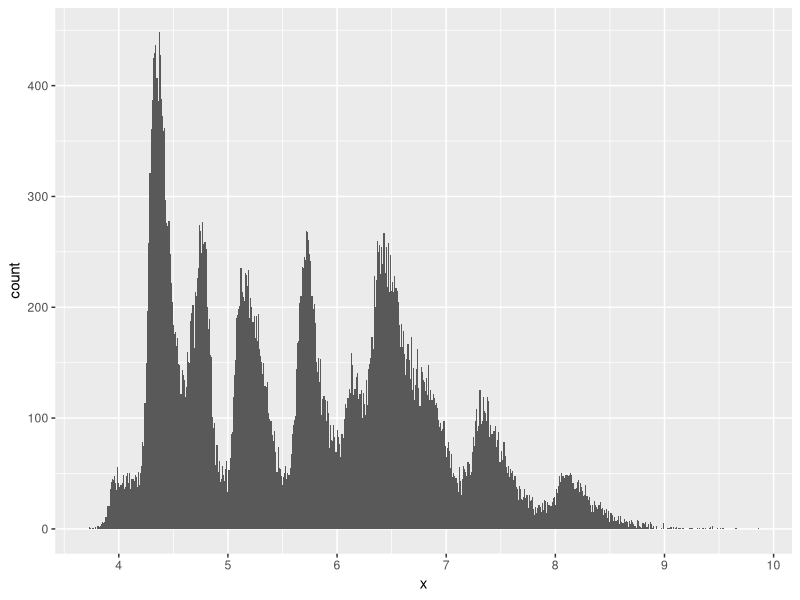
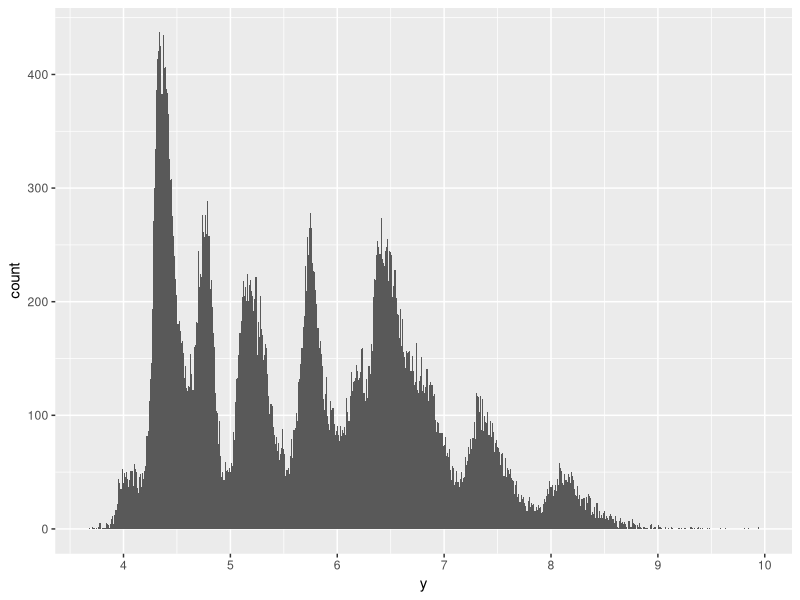
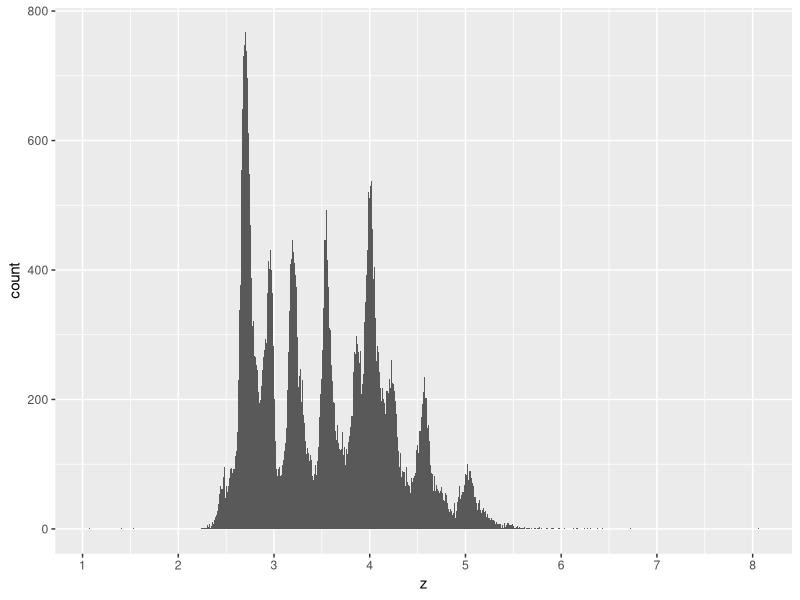

R code for these plots, in order:
library(tidyverse)

#removing outliers-diamond dataset:
filter(diamonds, x > 0, x < 10) %>%
  ggplot() +
  geom_histogram(mapping = aes(x = x), binwidth = 0.01) +
  scale_x_continuous(breaks = 1:10)

filter(diamonds, y > 0, y < 10) %>%
  ggplot() +
  geom_histogram(mapping = aes(x = y), binwidth = 0.01) +
  scale_x_continuous(breaks = 1:10)

filter(diamonds, z > 0, z < 10) %>%
  ggplot() +
  geom_histogram(mapping = aes(x = z), binwidth = 0.01) +
  scale_x_continuous(breaks = 1:10)
